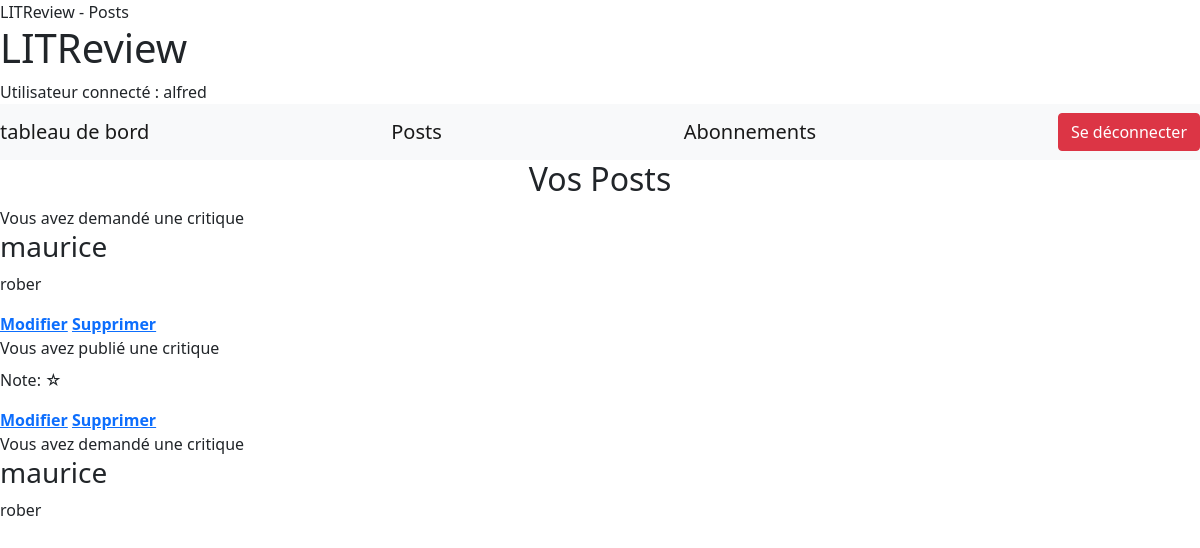
The page /tableau_de_bord/posts (signed in) on the database its author committed.
### review/models.py (models this page shows, shortened)
class Ticket(models.Model):
    titre = models.CharField(max_length=128, blank=False)
    description = models.TextField(max_length=2048, blank=True)
    user = models.ForeignKey(User, on_delete=models.CASCADE)
    date_creation = models.DateTimeField(auto_now_add=True)

class Review(models.Model):
    ticket = models.ForeignKey(to=Ticket, on_delete=models.CASCADE)
    note = models.PositiveSmallIntegerField(
        validators=[MinValueValidator(0),
                    MaxValueValidator(5)],
        verbose_name='note')
    titre = models.CharField(max_length=128, verbose_name='Titre de la critique')
    content = models.TextField(max_length=8192, blank=True, verbose_name='Commentaire')
    user = models.ForeignKey(User, on_delete=models.CASCADE)
    date_creation = models.DateTimeField(auto_now_add=True)

### review/views.py (the view)
# urls.py: path('posts', views.posts, name='posts'),
@login_required
def posts(request):
    titre = "Posts"
    current_user = request.user
    tickets = Ticket.objects.filter(user=current_user)
    reviews = Review.objects.filter(user=current_user)
    context = {"titre": titre,
               "tickets": tickets,
               "reviews": reviews,
               "current_user": current_user,
               }
    return render(request, "review/posts.html", context)

### review/templates/review/posts.html (shortened to what this page needs)
{% extends "index.html" %}
{% block content %}
    <h2 style="text-align: center;">Vos Posts</h2>
    {% for ticket in tickets %}
        <section >
            <div >Vous avez demandé une critique</div>
            <h3>{{ ticket.titre }}</h3>
            <p>{{ ticket.description }}</p>
            <strong><a class="link-primary" href="{% url 'ticket-update' ticket.pk %}">Modifier</a></strong>
            <strong><a class="link-primary" href="{% url 'ticket-delete' ticket.pk %}">Supprimer</a></strong>
        </section>
    {% endfor %}
    {% for review in reviews %}
        <section >
                <div>Vous avez publié une critique</div>
                <div>Note: {{review.rating}}<span> ☆</span>
                </div>
                <strong><a class="link-primary" href="{% url 'review-update' review.pk %}">Modifier</a></strong>
                <strong><a class="link-primary" href="{% url 'review-delete' review.pk %}">Supprimer</a></strong>
            <section>
                {% if review.ticket.user == current_user %}
                    <div>Vous avez demandé une critique</div>
                {% else %}
                    <div>{{review.ticket.user}} a demandé une critique</div>
                <div>{{review.ticket.time_created}}</div>
                {% endif %}
                <h3 >{{ review.ticket.titre }}</h3>
                <p >{{ review.ticket.description }}</p>
            </section>
        </section>
    {% endfor %}
{% endblock content%}

### templates/index.html (shortened to what this page needs)
{% load static %}
<!DOCTYPE html>
<html lang="en">
<head>
    <link rel="stylesheet" type="text/css" href="https://cdn.jsdelivr.net/npm/bootstrap@5.1.3/dist/css/bootstrap.min.css">
    {% if titre%}
        <titre>LITReview - {{ titre }}</titre>
    {% else %}
        <titre>LITReview</titre>
    {% endif %}
</head>
<body>
    <header>
        <h1 id="maintitre">LITReview</h1>
        <nav>
        {% if user.is_authenticated %}
        <div>Utilisateur connecté : {{ user.username }}
            <div class="navbar navbar-light bg-light">
                <a class="navbar-brand" href="{% url 'tableau_de_bord'%}">tableau de bord</a>
                <a class="navbar-brand" href="{% url 'posts'%}">Posts</a>
                <a class="navbar-brand" href="{% url 'abonnement'%}">Abonnements</a>
                <button class="btn btn-danger" onclick="location.href='{% url 'logout' %}'">Se déconnecter</button>
                {% endif %}
            </div>
        </nav>
    </header>
    <section >
    {% block content %}
    {% endblock content %}
    </section>
</body>
</html>

### rows shown on the page
Ticket: titre "maurice", description "rober"
Review: shows "Vous avez demandé une critique", ticket.titre "maurice", ticket.description "rober"

### other values the page prints
{{ titre }} "Posts"
{{ user.username }} "alfred"
